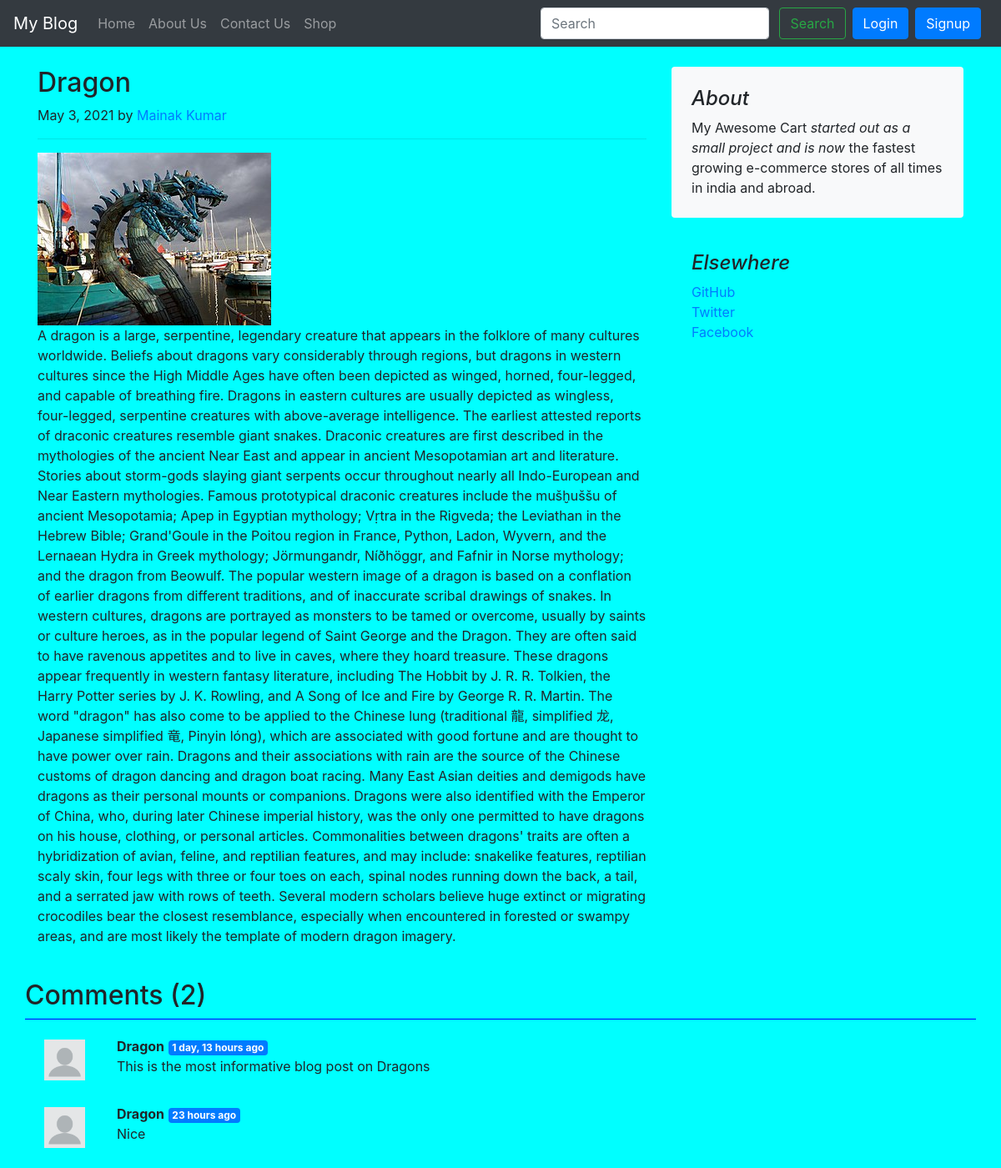
Page /blog/dragon on the earlier database version.
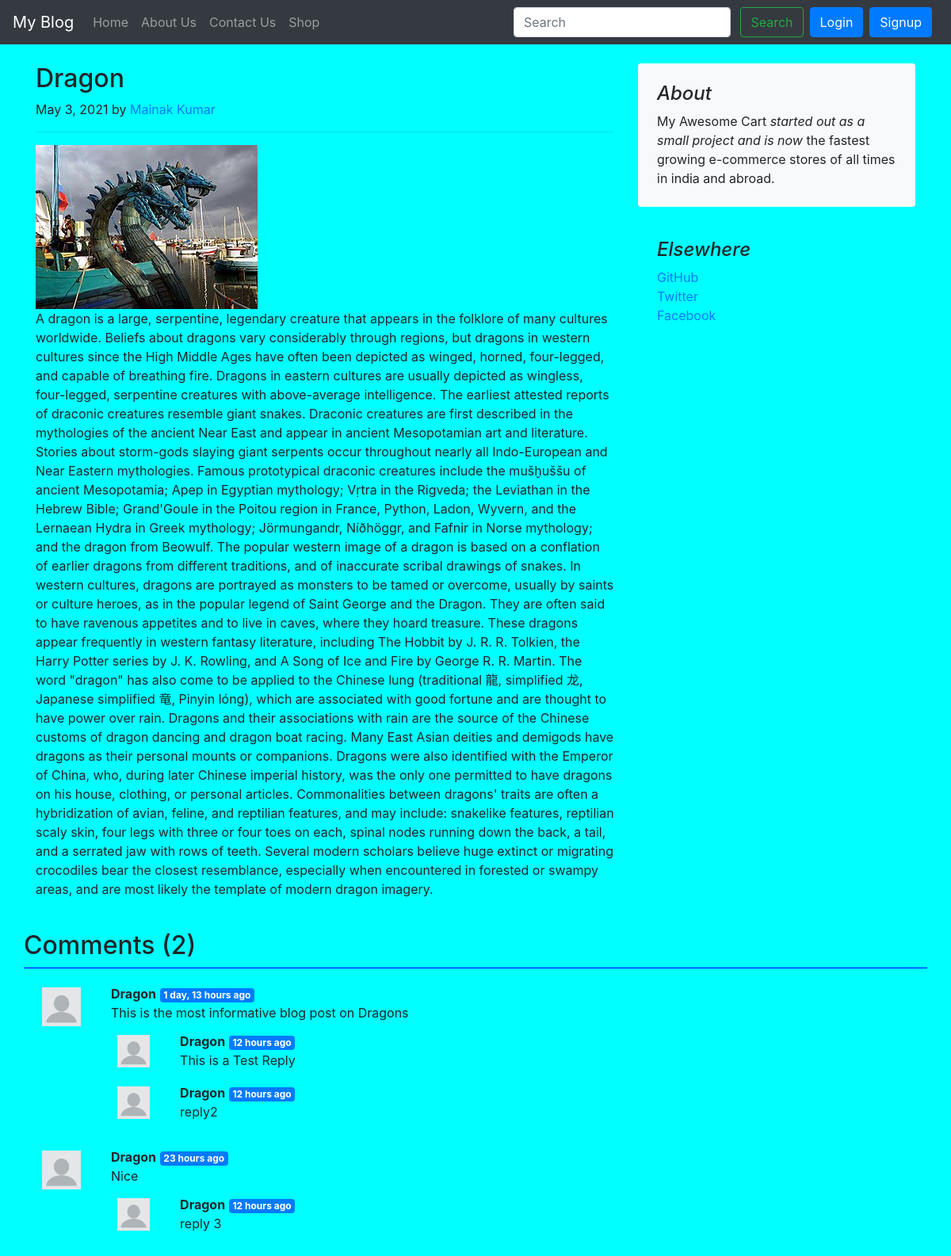
Same page on the later database version.
### blog/models.py (models this page shows, shortened)
class Blogpost(models.Model):
    post_id = models.AutoField(primary_key=True)
    title = models.CharField(max_length=500)
    content = models.TextField(default='')
    author = models.CharField(max_length=50, default='')
    slug = models.CharField(max_length=130, default='')
    pub_date = models.DateField(blank=True)
    thumbnail = models.ImageField(upload_to='blog/images', default='')

class BlogComment(models.Model):
    sl_no = models.AutoField(primary_key=True)
    comment = models.TextField()
    user = models.ForeignKey(BlogUser, on_delete=models.CASCADE)
    post = models.ForeignKey(Blogpost, on_delete=models.CASCADE)
    parent = models.ForeignKey('self', on_delete=models.CASCADE, null=True)
    timestamp = models.DateTimeField(default=now)

class BlogUser(models.Model):
    user_id = models.AutoField(primary_key=True)
    username = models.CharField(max_length=100, unique=True)
    email = models.CharField(max_length=250)
    password = models.CharField(max_length=500)
    first_name = models.CharField(max_length=50)
    last_name = models.CharField(max_length=50)

### blog/views.py (the view)
# urls.py: path('<str:slug>', views.blogpost, name="blogHome"),
def blogpost(request, slug):
    return get_blogpost_page(request, slug)

### blog/functions/blogpage_functions.py (called while the page is built)
def get_blogpost_page(request, slug):
    post = Blogpost.objects.filter(slug=slug).first()
    comments = BlogComment.objects.filter(post=post, parent=None)
    replies = BlogComment.objects.filter(post=post).exclude(parent=None)
    reply_dict = {}
    for reply in replies:
        if reply.parent.sl_no not in reply_dict:
            reply_dict[reply.parent.sl_no] = [reply]
        else:
            reply_dict[reply.parent.sl_no].append(reply)
    params = {'post': post, 'comments': comments, 'reply_dict': reply_dict}
    return render(request, 'blogpost.html', params)

### blog/templatetags/extras.py (called while the page is built)
@register.filter(name='get_val')
def get_val(dict, key):
    return dict.get(key)

### blog/templates/blogpost.html (shortened to what this page needs)
{% extends 'basic.html' %}
{% load humanize %}
{% load extras %}
{% block body %}
<div class="container">
	<div class="row mt-4">
		<div class="col-md-8 blog-main">
			<div class="blog-post">
				<h2 class="blog-post-title">{{post.title}}</h2>
				<p class="blog-post-meta">{{post.pub_date}} by <a href="/about">{{post.author}}</a></p>
				<hr>
				<img src="/media/{{post.thumbnail}}" placeholder="{{post.title}}" alt="">
				<span class="blog-content"><p>{{post.content|safe}}</p></span>
				<br>
			</div>
		</div>
		<aside class="col-md-4 blog-sidebar">
			<div class="p-4 mb-3 bg-light rounded">
				<h4 class="font-italic">About</h4>
				<p class="mb-0">My Awesome Cart <em>started out as a small project and is now</em> the fastest growing e-commerce stores of all times in india and abroad.</p>
			</div>
			<div class="p-4">
				<h4 class="font-italic">Elsewhere</h4>
				<ol class="list-unstyled">
					<li><a href="#">GitHub</a></li>
					<li><a href="#">Twitter</a></li>
					<li><a href="#">Facebook</a></li>
				</ol>
			</div>
		</aside>
	</div>
</div>
<div class="container">
	<div class="row mb-3" style="border-bottom: 1px solid blue;"> <h2>Comments ({{comments.count}})</h2> </div>
	{% for comment in comments %}
		<div class="row my-3">
			<div class="col-md-1">
				<img src="/media/blog/images/blank-profile-picture-973460_640.png" class="rounded mx-auto d-block w-100 p-2" alt="User">
			</div>
			<div class="col-md-11 mt-1">
				<b>{{comment.user.username}}</b> <span class="badge badge-primary">{{comment.timestamp | naturaltime}}</span>
				<div> {{comment.comment}} </div>
				<div class="replies my-2">
					{% for reply in reply_dict|get_val:comment.sl_no %}
						<div class="row my-2">
							<div class="col-md-1">
								<img src="/media/blog/images/blank-profile-picture-973460_640.png" class="rounded mx-auto d-block w-100 p-2" alt="User">
							</div>
							<div class="col-md-11 mt-1">
								<b>{{reply.user.username}}</b> <span class="badge badge-primary">{{reply.timestamp | naturaltime}}</span>
								<div> {{reply.comment}} </div>
							</div>
						</div>
					{% endfor %}
				</div>
			</div>
		</div>
	{% endfor %}
</div>
{% endblock %}

### blog/templates/basic.html (shortened to what this page needs)
<!doctype html>
<html lang="en">
	<head>
		<link rel="stylesheet" href="https://stackpath.bootstrapcdn.com/bootstrap/4.4.1/css/bootstrap.min.css">
	</head>
	<body style="background-color:aqua">
		<nav class="navbar navbar-expand-lg navbar-dark bg-dark">
			<a class="navbar-brand" href="#">My Blog</a>
			<div class="collapse navbar-collapse" id="navbarSupportedContent">
				<ul class="navbar-nav mr-auto">
					<li class="nav-item {% block homeactive %} {% endblock %}">
						<a class="nav-link" href="/blog">Home <span class="sr-only">(current)</span></a>
					</li>
					<li class="nav-item {% block aboutactive %} {% endblock %}">
						<a class="nav-link" href="/blog/about">About Us</span></a>
					</li>
					<li class="nav-item {% block contactactive %} {% endblock %}">
						<a class="nav-link" href="/blog/contact">Contact Us</a>
					</li>
					<li class="nav-item">
						<a class="nav-link" href="/shop">Shop</a>
					</li>
				</ul>
				<div class="ml-auto form-inline">
					<form method="get" action="/blog/search" class=" my-2 my-lg-0">
						<input class="form-control mr-sm-2" type="search" placeholder="Search" aria-label="Search" name="query" id="query">
						<button class="btn btn-outline-success my-2 my-sm-0" type="submit">Search</button>
					</form>
					{% if request.session.is_authenticated %}
						<ul class="navbar-nav">
							<li class="navbar-item dropdown">
								<a class="nav-link dropdown-toggle" id="navbarDropdown" role="button" data-toggle="dropdown">Welcome {{request.session.username}}</a>
								<div class="dropdown-menu" aria-labelledby="navbarDropdown">
									<a class="dropdown-item" href="/blog/logout">Logout</a>
								</div>
							</li>
						</ul>
					{% else %}
						<button type="button" class="btn btn-primary mx-2" data-toggle="modal" data-target="#loginModal">Login</button>
						<button type="button" class="btn btn-primary mr-2" data-toggle="modal" data-target="#signupModal">Signup</button>
					{% endif %}
				</div>
			</div>
		</nav>
		{% block body %} {% endblock %}
	</body>
</html>

Differences in the rows shown:
added BlogComment: user.username "Dragon", timestamp "12 hours ago", comment "This is a Test Reply"
added BlogComment: user.username "Dragon", timestamp "12 hours ago", comment "reply2"
added BlogComment: user.username "Dragon", timestamp "12 hours ago", comment "reply 3"
